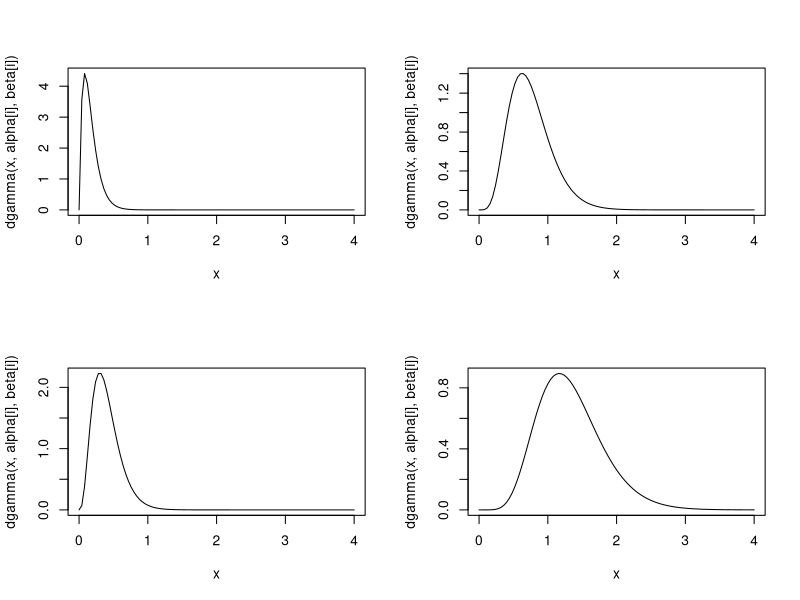
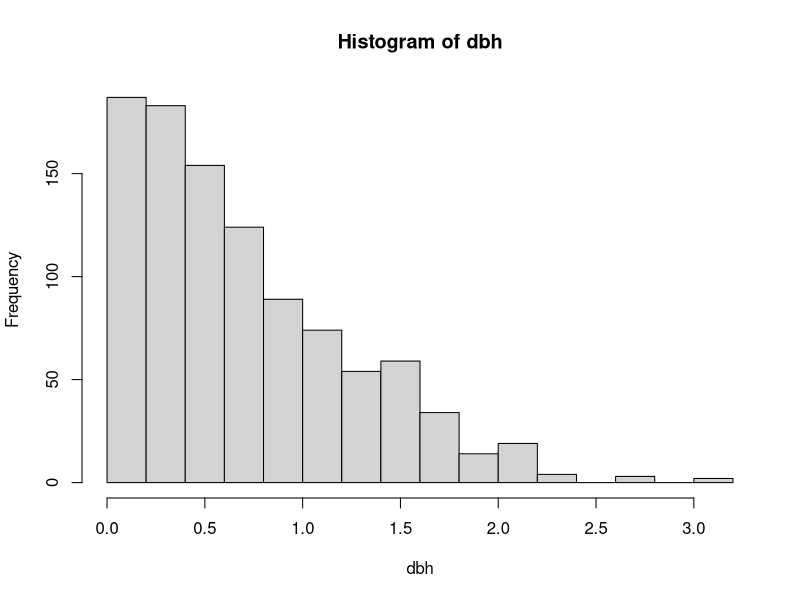
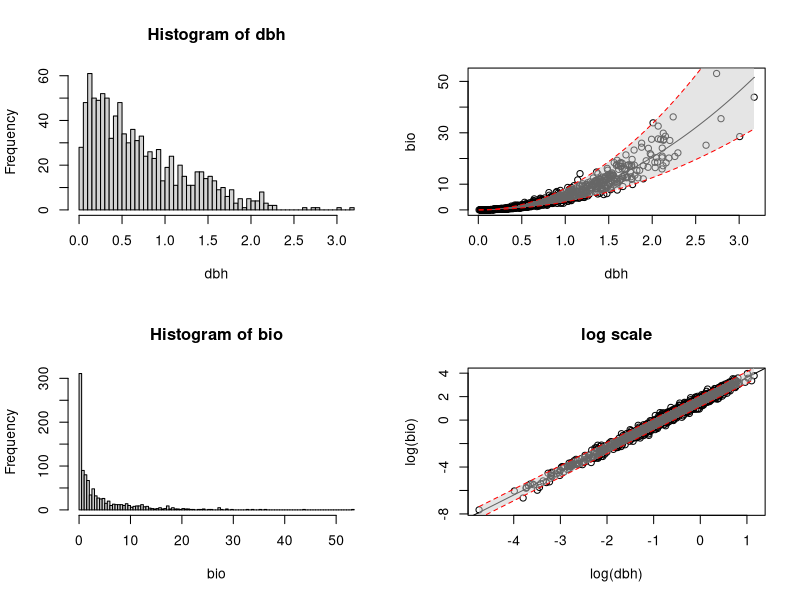
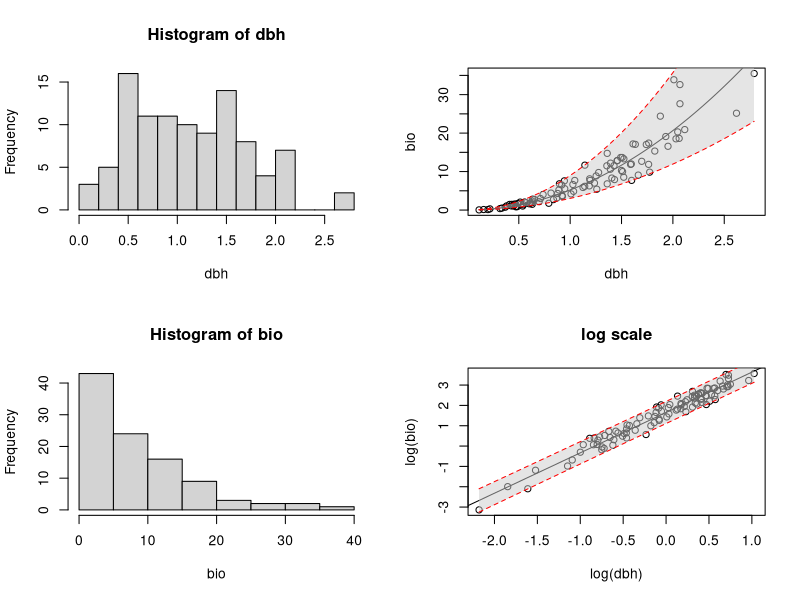
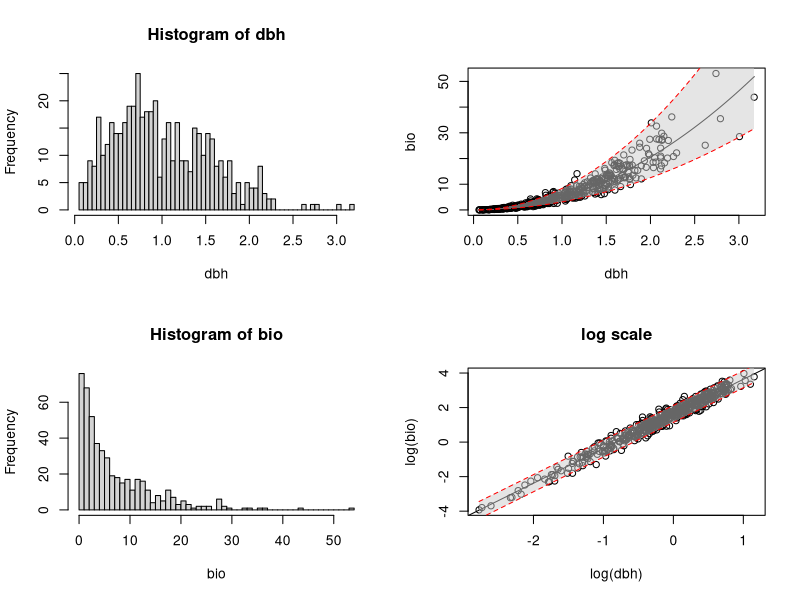
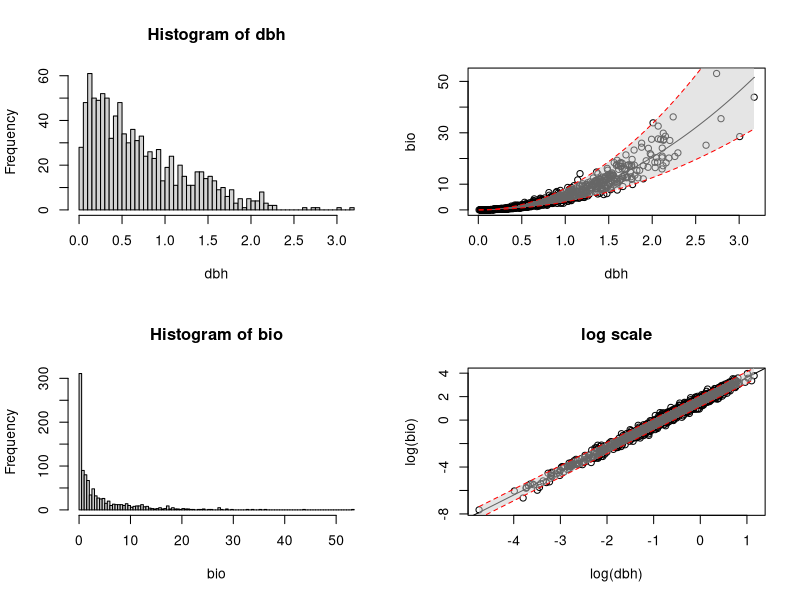

Recreate these plots in R, in order. (Note: a time limit stopped this script after it produced the figures.)
##
## Sequential PPS sampling design simulation
##

##
## libraries and functions
##

make.gamma.mixture <- function(N, alpha, beta){
	# makes a mixture of gamma distributions given alpha and beta vectors
	n <- length(alpha)
	samp <- sample(1:n, N, replace = TRUE)    
	dbh <- rgamma(N, alpha[samp], beta[samp])
}

make.sim.biomass <- function(dbh, b0, b1, s2){
	# make a power law distribution function with exponential random normal error and restricts values less than 0
	N <- length(dbh)
	bio <- b0 * dbh ^ b1 * exp(rnorm(N, 0, s2))
	bio[bio < 0] <- min(bio)
	if(length(bio[bio < 0]) == 0){
		return(bio)
	} else{
		return(bio)
		"some values of biomass were less than 0 so were set to min(bio)"
	}
}

make.model.plot <- function(dbh, bio, file = 'pathname'){ # plot model fits and save to file using file = 'pathname'
	if(file != 'pathname'){
		pdf(file = "fullModel")
	}
	N <- length(dbh)
	layout(matrix(1:4, nrow = 2))
	hist(dbh, breaks = floor(N / 10))
	hist(bio, breaks = floor(N / 10))
	# model
	model <- lm(log(bio) ~ log(dbh))
	newdbh <- seq(min(dbh), max(dbh), length.out = N)
	preds <- predict(model, newdata = data.frame(dbh = newdbh), interval = "predict")
	
	plot(bio ~ dbh)
	curve(exp(model$coeff[1]) * x^model$coeff[2], add = TRUE)
	polygon(c(rev(newdbh), newdbh), c(rev(exp(preds[, 3])), exp(preds[, 2])), col = adjustcolor('grey80', alpha.f=0.5), border = NA)
	lines(newdbh, exp(preds[ ,3]), lty = 'dashed', col = 'red')
	lines(newdbh, exp(preds[ ,2]), lty = 'dashed', col = 'red')
	
	plot(log(bio) ~ log(dbh), main = 'log scale')
	abline(model)
	polygon(c(rev(log(newdbh)), log(newdbh)), c(rev(preds[, 3]), preds[, 2]), col = adjustcolor('grey80', alpha.f=0.5), border = NA)
	lines(log(newdbh), preds[ ,3], lty = 'dashed', col = 'red')
	lines(log(newdbh), preds[ ,2], lty = 'dashed', col = 'red')
	if(file != 'pathname'){
		dev.off()
	}
}

make.pps.samp <- function(dbh, bio, n){ # sample dbh and bio using pps on dbh
	N <- length(dbh)
	p <- dbh / sum(dbh)
	samp <- sample(1:N, n, prob = p)
	prob <- p[samp]
	#dbh.pps.mn <- 1 / N * sum(1 / n * dbh[samp] / p[samp])
	dbh.pps <- dbh[samp]
	dbh.mn <- 1 / N * sum(dbh[samp] / (n * p[samp]))
	#delta.kl <- 1 - 
	#dbh.pps.var <- 
	#bio.pps.mn <- 1 / N * sum(1 / n * bio[samp] / p[samp])	
	bio.pps <- bio[samp]
	bio.mn <- 1 / N * sum(bio[samp] / (n * p[samp]))
	#bio.pps.var <- 
	list(dbh = dbh.pps, dbh.mn = dbh.mn, bio = bio.pps, bio.mn = bio.mn, p = prob)
	#list(dbh.pps = dbh, dbh.mn = dbh.mn, dbh.var = dbh.var, bio = bio, bio.mn = bio.mn, bio.var = bio.var)
}

make.bias.pps.est <- function(iter, dbh, bio, n){ # estimate bias in regression coefficients from pps sampling
	out <- make.pps.samp(dbh, bio, n)
	model <- lm(log(out$bio) ~ log(out$dbh))
	model.wt <- lm(log(out$bio) ~ log(out$dbh), weights = out$p)
	#list(coef = model$coef, coef.wt = model.wt$coef)
	c(summary(model)$coef[, 1], summary(model)$coef[, 2], summary(model.wt)$coef[, 1], summary(model.wt)$coef[, 2])
}

make.bias.design.est <- function(iter, dbh, bio, n){ # estimate bias in regression coefficients from pps sampling
	out <- make.design.samp(dbh, bio, n)
	model <- lm(log(out$bio) ~ log(out$dbh))
	model.wt <- lm(log(out$bio) ~ log(out$dbh), weights = out$p)
	#list(coef = model$coef, coef.wt = model.wt$coef)
	c(summary(model)$coef[, 1], summary(model)$coef[, 2], summary(model.wt)$coef[, 1], summary(model.wt)$coef[, 2])
}

##
## Simulate dbh
##

N <- 1000 # finite population size
n <- 100 # expected sample size

##
## Start with a population that is a mixture of Gamma Distributions
##

alpha <- c(2, 4, 6, 8) # gamma mixture parameter
beta <- c(12, 10, 8, 6) # gamma mixture parameter

dbh <- make.gamma.mixture(N, alpha, beta)

##
## Plot DBH
##

layout(matrix(1:4, 2, 2))
for(i in 1:4){ # plot the four distibutions to mix
	curve(dgamma(x, alpha[i], beta[i]), from = 0, to = 4)
}

par(mfrow = c(1, 1))
#pdf(file = 'dbh1.pdf')
hist(dbh, breaks = 20)
#dev.off()

## 
## True mean and variance for DBH
##

dbh.mn <- mean(dbh)
dbh.var <- var(dbh)

##
## Simulate Biomass
##

b0 <- 5
b1 <- 2
s2 <- 1/4

bio <- make.sim.biomass(dbh, b0, b1, s2)
bio.mn <- mean(bio)
bio.var <- var(bio)

##
## Plot Data
##

#make.model.plot(dbh, bio, file = "fullModel.pdf")
make.model.plot(dbh, bio)

##
## True PPS sampling design
##

out.pps <- make.pps.samp(dbh, bio, n)
dbh.mn - out.pps$dbh.mn
bio.mn - out.pps$bio.mn

##
## Plot relationship for PPS sample
##

make.model.plot(out.pps$dbh, out.pps$bio)

##
## Estimate Bias from pps sampling
##

bias.pps <- sapply(1:100, make.bias.pps.est, dbh = dbh, bio = bio, n = 100)
rownames(bias.pps) <- c('EST intercept OLS', 'EST slope OLS', 'SE intercept OLS', 'SE slope OLS', 'EST intercept WLS', 'EST slope WLS', 'SE intercept WLS', 'SE slope WLS')
idx.mn <- c(1:2, 5:6)
idx.var <- c(3:4, 7:8)
apply(bias.pps[idx.mn,], 1, mean) - rep(c(log(b0), b1), 2) # seems to be unbiasedly estimating the regression parameters
apply(bias.pps[idx.mn, ], 1, var) * dim(bias.pps)[2] - apply(bias.pps[idx.var, ], 1, mean) # variance of estimator vs estimated variance for regression parameters

##
## Sequential PPS design
##

##
## Sample the first element (x1) with probability 1
## Sample the second element (x2) with probability 1 if x2 > x1
##                                                 1/2 if x2 <= x1  
##
## Sample the third element (x3) with probability 1 if x3 > x1 & x2
##                                                2/3 if x3 > x1 & x3 < x2 
##                                                2/3 if x3 > x2 & x3 < x1
##                                                1/3 if x3 < x1 & x2
##
## And so on
##

##
## Testing the behavior of the probability of being sampled pi_i for one population
##

make.design.samp <- function(dbh, bio, n){
	N <- length(dbh)
	p <- vector(length = N)
	for(k in 1:N){
		x <- dbh[1:k]
		fn <- ecdf(x)
		p[k] <- fn(x)[k]
	}
	#	p <- p * 2 * n / N # potential sample size adjustment
	samples <- rbinom(N, 1, p)
	dbh.design <- dbh[samples == 1]
	bio.design <- bio[samples == 1]
	list(dbh = dbh.design, bio = bio.design)
}

out.design <- make.design.samp(dbh, bio, n)

make.model.plot(out.design$dbh, out.design$bio)
make.model.plot(dbh, bio)

bias.design <- sapply(1:100, make.bias.design.est, dbh = dbh, bio = bio, n = 100)
rownames(bias.design) <- c('EST intercept OLS', 'EST slope OLS', 'SE intercept OLS', 'SE slope OLS', 'EST intercept WLS', 'EST slope WLS', 'SE intercept WLS', 'SE slope WLS')
idx.mn <- c(1:2, 5:6)
idx.var <- c(3:4, 7:8)
apply(bias.design[idx.mn,], 1, mean) - rep(c(log(b0), b1), 2) # seems to be unbiasedly estimating the regression parameters
apply(bias.design[idx.mn, ], 1, var) * dim(bias.design)[2] - apply(bias.design[idx.var, ], 1, mean) # variance of estimator vs estimated variance for regression parameters



##
## Older code...
##



iter <- 10000
est.mn.dbh <- vector(length = iter)
est.var.dbh <- vector(length = iter)
est.mn.bio <- vector(length = iter)
est.var.bio <- vector(length = iter)
bio.fit <- vector(mode = 'list', length = iter)
bio.fit.weight <- vector(mode = 'list', length = iter)
bio.fit.srs <- vector(mode = 'list', length = iter)
pi.save <- rep(0, length = N)
n.save <- vector(length = iter)
s2.core <- 1/8 # Sampling error from coring tree
coefs <- matrix(nrow = iter, ncol = 2)

for(i in 1:iter){
	if(i %% 100 == 0){
		cat(i, ' ')
	}
	p <- vector(length = N)
	samp.srs <- sample(1:N, n) #SRS sampling for comparison
	samp <- sample(1:N)
	dbh.samp <- dbh[samp]
	bio.samp <- bio[samp]
	for(k in 1:N){
		x <- dbh.samp[1:k]
		fn <- ecdf(x)
		p[k] <- fn(x)[k]
	}
#	p <- p * 2 * n / N #potential sample size adjustment
	samples <- rbinom(N, 1, p)
	dbh.pps <- dbh.samp[which(samples == 1)]
	error <- rnorm(N, 0, s2.core)
	bio.pps <- (bio.samp*exp(error))[which(samples == 1)] #exponential error due to measurement error sampling the cores, not sampling design
	
	n.save[i] <- sum(samples)
	probs <- p[which(samples == 1)]
	p[samp] <- p
	pi.save <- pi.save + 1 / iter * p
	est.mn.dbh[i] <- 1 / N * sum(dbh.pps / probs) # check these
	est.var.dbh[i] <- (1 / N) * var(dbh.pps / probs)
	est.mn.bio[i] <- 1 / N * sum(bio.pps / probs) # check these
	est.var.bio[i] <- (1 / N) * var(bio.pps / probs)
	model.pps <- lm(log(bio.pps) ~ log(dbh.pps))
	coefs[i, ] <- model.pps$coef
	bio.fit[[i]] <- exp(model.pps$coef[1]) * dbh^model.pps$coef[2]  
	model.srs <- lm(log((bio*exp(error))[samp.srs]) ~ log(dbh[samp.srs]))
	bio.fit.srs[[i]] <- exp(model.srs$coef[1]) * dbh^model.srs$coef[2]  
	model.pps.weight <- lm(log(bio.pps) ~ log(dbh.pps), weights = 1 / fn(dbh.pps))
	bio.fit.weight[[i]] <- exp(model.pps.weight$coef[1]) * dbh^model.pps.weight$coef[2]  
}

#load("pps.test.RData")

apply(coefs, 2, mean) ## Looks pretty unbiased to me
c(log(a), b) 


mean(est.mn.dbh)
var(est.mn.dbh)
mean(est.var.dbh)
mean(dbh)
var(dbh) / N^2
mean(n.save)


## Plots suggest CLT behavior
layout(matrix(c(1:4), nrow = 2))
hist(est.mn.dbh, freq = FALSE, breaks = 20)
curve(dnorm(x, mean(est.mn.dbh), sqrt(N*mean(est.var.dbh))), add = TRUE)  
## Density function for dbh
#curve((1/4 * dbeta(x, alpha[1], beta[1]) + 1/4 * dbeta(x, alpha[2], beta[2]) + 1/4 * dbeta(x, alpha[3], beta[3]) + 1/4 * dbeta(x, alpha[4], beta[4])), ylab = "")  
hist(est.mn.bio, freq = FALSE, breaks = 20)
curve(dnorm(x, mean(est.mn.bio), sqrt(N*var(est.var.bio))), add = TRUE)
hist(n.save) # mean is about 1/2 number of trees N for this distribution
cdffn <- ecdf(dbh)
#hist(pi.save - 2 * n / N * cdffn(dbh) - 1/N, breaks = 20) # Not the same as pps sampling # controlling sample size
#mean(pi.save - 2 * n / N * cdffn(dbh)- 1/N) # controlling sample size

hist(pi.save - cdffn(dbh)); abline(v = 0, lwd = 8)
mean(pi.save - cdffn(dbh))
MSPE.srs <- vector(length = iter)
MSPE.pps <- vector(length = iter)
MSPE.pps.weight <- vector(length = iter)
for(i in 1:iter){
	MSPE.srs[i] <- mean((bio.fit.srs[[i]] - bio)^2)
	MSPE.pps[i] <- mean((bio.fit[[i]] - bio)^2)
	MSPE.pps.weight[i] <- mean((bio.fit.weight[[i]] - bio)^2)
}

mean(MSPE.srs)
mean(MSPE.pps)
mean(MSPE.pps.weight)


##
##
##


##
## Informative sampling test idea
##
model.no.informative <- lm(log(bio.pps) ~ log(dbh.pps))
model.informative <- lm(log(bio.pps) ~ log(dbh.pps) + 1 / fn(dbh.pps) + log(dbh.pps) * 1 / fn(dbh.pps))
anova(model.no.informative, model.informative)




#save.image(file = "pps.test.RData")

hist(pi.save - 2 * n / N * cdffn(dbh), freq = FALSE)
lines(density(pi.save - 2 * n / N * cdffn(dbh)))
